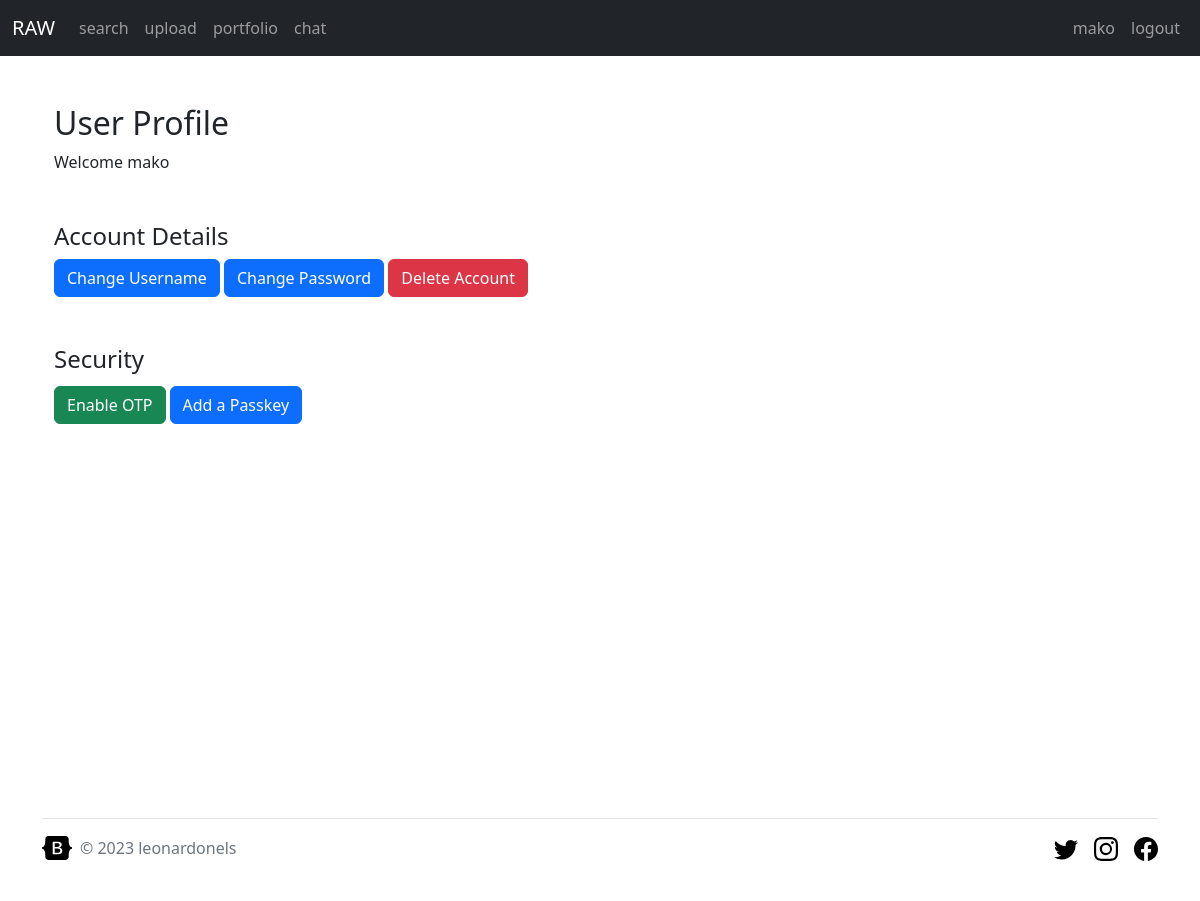
Before: /users/profile/ (signed in) with the older database file.
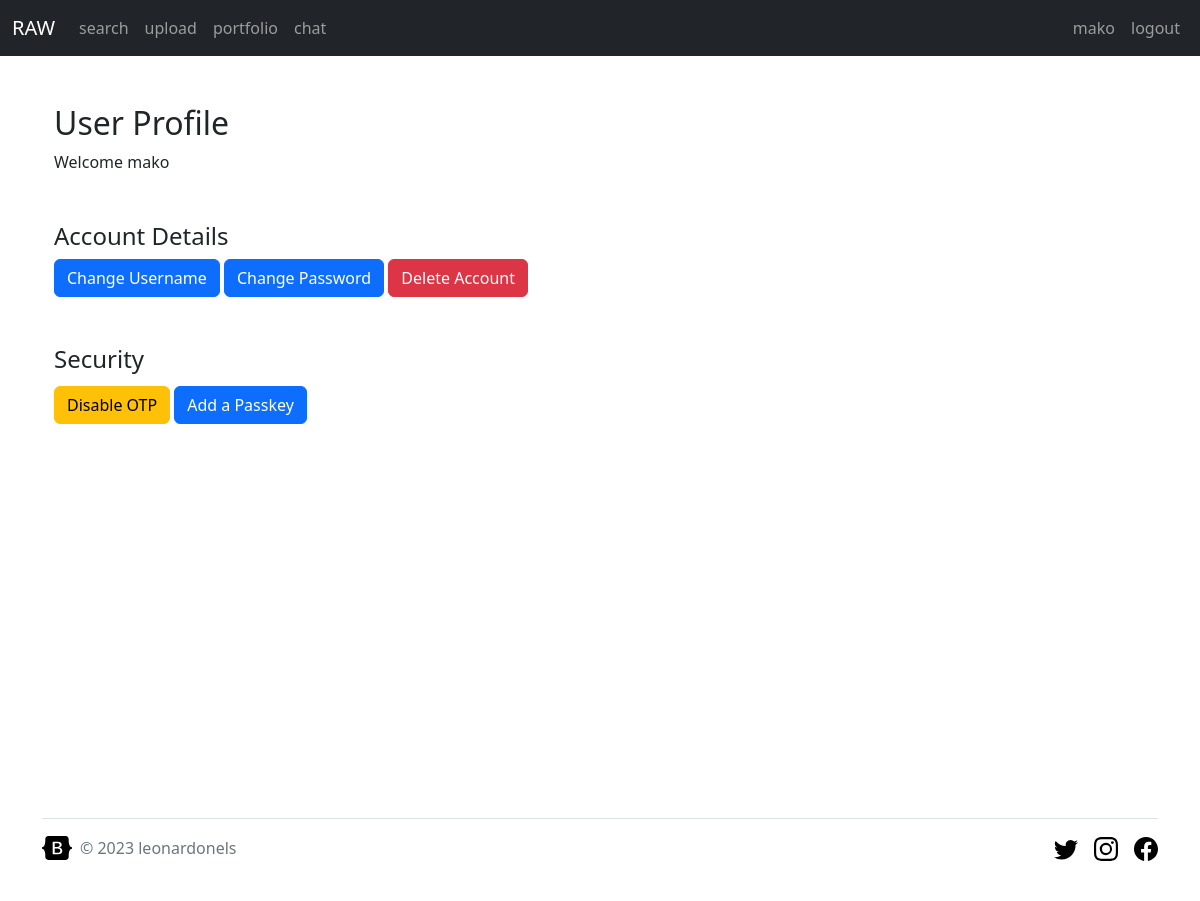
After: the same page with the newer database file.
### users/models.py (models this page shows, shortened)
class User(AbstractUser):
    class Role(models.TextChoices):
        ADMIN="ADMIN", 'admin'
        USER="USER", 'user'
        VERIFIED="VERIFIED", 'verified'
    base_role=Role.ADMIN
    role=models.CharField(max_length=50,choices=Role.choices)
    otp = models.BooleanField(default=False)
    otp_secret = models.CharField(max_length=200, blank=True)
    backup_codes = models.CharField(max_length=200, blank=True)
    def is_superuser_custom(self):
        return self.role == 'ADMIN'
    @property
    def is_admin(self):
        return self.is_superuser_custom()

### users/views.py (the view)
# urls.py: path('profile/', profile, name='profile'),
@login_required
def profile(request):
    user = request.user
    if request.method == 'POST':
        form = UserProfileForm(request.POST, instance=user)
        if form.is_valid():
            form.save()
            return redirect('profile')
    else:
        form = UserProfileForm(instance=user)
    return render(request, 'profile.html', {'form': form})

### users/templates/profile.html (shortened to what this page needs)
{% extends 'masonry.html' %}
{% block content %}
<div class="container">
    <div class="container">
        <h2>User Profile</h2>
        <p>Welcome {{ user.username }}</p>
    </div>
    <div class="container mt-5">
        <h4>Account Details</h4>
        <div class="d-flex justify-content-between">
            <div>
                <a href="/users/profile/change_username/" class="btn btn-primary">Change Username</a>
                <a href="/users/profile/change_password/" class="btn btn-primary">Change Password</a>
                <a href="/users/profile/delete/" class="btn btn-danger">Delete Account</a>
            </div>
        </div>
    </div>
    <div class="container mt-5">
        <h4>Security</h4>
        <div class="d-flex">
            <div class="mt-1">
                {% if user.otp %}
                    <form action="{% url 'users:toggle_otp' %}" method="post">
                            <button type="submit" class="btn {% if user.otp %}btn-warning{% else %}btn-success{% endif %}">
                                Disable OTP
                            </button>
                    </form>
                {% else %}
                    <form action="{% url 'users:setup_otp' %}" method="post">
                            <button type="submit" class="btn {% if user.otp %}btn-warning{% else %}btn-success{% endif %}">
                                Enable OTP
                            </button>
                    </form>
                {% endif %}
            </div>
            <div class="p-1">
                <button id="addPasskeyBtn" class="btn btn-primary">Add a Passkey</button>
            </div>
        </div>
    </div>
</div>
{% endblock %}

### templates/masonry.html (shortened to what this page needs)
<!DOCTYPE html>
<html lang="en">
<head>
  <link href="https://cdn.jsdelivr.net/npm/bootstrap@5.2.3/dist/css/bootstrap.min.css" rel="stylesheet">
</head>
<body>
    <nav class="navbar navbar-expand-sm bg-dark navbar-dark">
        <div class="container-fluid">
          {% block navbar%}
          <a class="navbar-brand" href="/home">RAW</a>
          <div class="collapse navbar-collapse" id="collapsibleNavbar">
            <ul class="navbar-nav">
              <li class="nav-item">
                <a class="nav-link" href="/media/search">search</a>
              </li>
              <li class="nav-item">
                <a class="nav-link" href="/media/upload">upload</a>
              </li>
              <li class="nav-item">
                <a class="nav-link" href="/media/portfolio">portfolio</a>
              </li>
              <li class="nav-item">
                <a class="nav-link" href="#">chat</a>
              </li>
            </ul>
            <ul class="navbar-nav ms-auto">
              {% if user.is_authenticated %}
                  <li class="nav-item">
                    <a class="nav-link" href="/users/profile">{{ user.username | lower }}</a>
                  </li>
                  <li class="nav-item">
                    <a class="nav-link" href="{% url 'logout' %}">logout</a>
                </li>
              {% endif %}
          </ul>
          </div>
          {% endblock %}
        </div>
    </nav>
    <div class="container mt-5">
        <div class="row" data-masonry="{&quot;percentPosition&quot;: true }" style="position: relative; height: 690px;">
          {% block content %} {% endblock %}
        </div>
    </div>
  <div class="container">
    <footer class="d-flex flex-wrap justify-content-between align-items-center py-3 my-4 border-top">
      <div class="col-md-4 d-flex align-items-center">
        <a href="/" class="mb-3 me-2 mb-md-0 text-muted text-decoration-none lh-1">
          <svg class="bi" width="30" height="24"><use xlink:href="#bootstrap"></use></svg>
        </a>
        <span class="text-muted">© 2023 leonardonels</span>
      </div>
      <ul class="nav col-md-4 justify-content-end list-unstyled d-flex">
        <li class="ms-3"><a class="text-muted" href="#"><svg class="bi" width="24" height="24"><use xlink:href="#twitter"></use></svg></a></li>
        <li class="ms-3"><a class="text-muted" href="#"><svg class="bi" width="24" height="24"><use xlink:href="#instagram"></use></svg></a></li>
        <li class="ms-3"><a class="text-muted" href="#"><svg class="bi" width="24" height="24"><use xlink:href="#facebook"></use></svg></a></li>
      </ul>
    </footer>
  </div>
</body>
</html>

Changed rows visible on the page:
changed User "mako": otp False → True (drawn)
Other visible differences:
text no longer shown: "Enable OTP"
text now shown: "Disable OTP"
